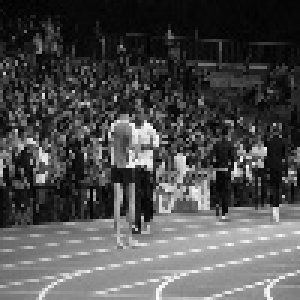
#> input picture CV System/Detecting banano/Negatives/119.jpg, 100 x 100 px, given as the content of the folder ../Captured images/Third Try Dataset (green segment)/, which was not available (shown 3 times larger)
$ python training.py
#> lines starting #> are read from the running program, lines starting #| are printed output that depends on the picture; pictures that were not available may be replaced by others from this repository, and a replacement may not be noted
### CV System/Detecting banano/LocalBinaryPattern.py
import numpy as np
from skimage.feature import local_binary_pattern

class LocalBinaryPatterns:
	def __init__(self, numPoints, radius):
		# store the number of points and radius
		self.numPoints = numPoints
		self.radius = radius
	def describe(self, image, eps=1e-7):
		# compute the Local Binary Pattern representation
		# of the image, and then use the LBP representation
		# to build the histogram of patterns
		lbp = local_binary_pattern(image, self.numPoints,
			self.radius, method="uniform")
		(hist, _) = np.histogram(lbp.ravel(),
			bins=np.arange(0, self.numPoints + 3),
			range=(0, self.numPoints + 2))
		# normalize the histogram
		hist = hist.astype("float")
		hist /= (hist.sum() + eps)
		# return the histogram of Local Binary Patterns
		return hist

### CV System/Detecting banano/training.py
import cv2
import numpy as np
from os import listdir
from os.path import isfile, join
import pandas as pd
from sklearn.model_selection import train_test_split
from sklearn.neighbors import KNeighborsClassifier
from LocalBinaryPattern import LocalBinaryPatterns
from joblib import dump
from sklearn.model_selection import cross_val_score
from sklearn.model_selection import cross_val_predict
from sklearn.metrics import confusion_matrix, precision_score, recall_score, accuracy_score, f1_score, roc_curve
from matplotlib import pyplot as plt
from sklearn.metrics import roc_auc_score

def plot_roc_curve(fpr, tpr, label=None):
    plt.title("ROC Curve")
    plt.plot(fpr, tpr, linewidth=2, label=label)
    plt.plot([0, 1], [0, 1], 'k--')
    plt.axis([0, 1, 0, 1])
    plt.xlabel('False Positive Rate')
    plt.ylabel('True Positive Rate')

def measuringPerformance(name, model, X, y, y_true, y_pred):
    print("Measuring performance of: ", name)
    print("\n")

    # Cross validation score
    print("Cross validation score: ")
    print(cross_val_score(model, X, y, scoring="accuracy"))
    print('\n')

    # Confusion matrix
    y_train_predict = cross_val_predict(model, X, y, cv=3)
    print("Confusion matrix: ")
    print(confusion_matrix(y, y_train_predict))
    print('\n')

    # Precision and Recall
    print("Precision: ")
    print(precision_score(y, y_train_predict))
    print("Recall: ")
    print(recall_score(y, y_train_predict))
    print('\n')

    # Accuracy score
    print("Accuracy: ")
    print(accuracy_score(y_true, y_pred))
    print('\n')

    # F1 score
    print("F1 score: ")
    print(f1_score(y, y_train_predict))

    # ROC curve
    y_probs_rf = cross_val_predict(model, X, y, cv=3, method="predict_proba")
    y_scores_rf = y_probs_rf[:, 1]
    fpr_rf, tpr_rf, thresh_rf = roc_curve(y, y_scores_rf)
    plot_roc_curve(fpr_rf, tpr_rf)
    plt.show()

    # ROC AUC score
    print("ROC AUC score: ")
    print(roc_auc_score(y, y_scores_rf))

def creating_dataset(data_path, label, X, y):
    onlyfiles = [f for f in listdir(data_path) if isfile(join(data_path, f))]

    # Preparing the radius and the no. of points of the LBP descriptor
    radius = 3
    no_points = 8 * radius

    desc = LocalBinaryPatterns(no_points, radius)

    for files in onlyfiles:
        image_path = data_path + files
        images = cv2.imread(image_path, 0)
        images = cv2.resize(images, (150,150))
        hist = desc.describe(images)
        X.append(hist)
        y.append(label)
    return X, y

X, y = [], []
X, y = creating_dataset('../Captured images/Third Try Dataset (green segment)/', 1, X, y)
#> in creating_dataset, images is the input picture: shape (100, 100); min 0, max 251, mean 77.4
#> in creating_dataset, `images = cv2.resize(images, (150,150))`:
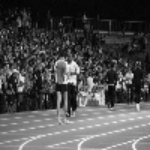
#> images: shape (150, 150); min 2, max 245, mean 77.3
#> in describe, `lbp = local_binary_pattern(image, self.numPoints, self.radius, method=..`:
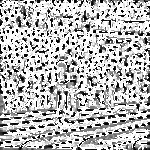
#> lbp: shape (150, 150) float64; min 0, max 25, mean 17.9; drawn with min black and max white
#> in describe, `(hist, _) = np.histogram(lbp.ravel(), bins=np.arange(0, self.numPoints..`: hist = 26 values, max 10234 at index 25, min 201 at index 8, mean 865.4
#> in describe, `hist /= (hist.sum() + eps)`: hist = 26 values, max 0.455 at index 25, min 0.00893 at index 8, mean 0.0385
#> X = 1 item; y = [1]
X, y = creating_dataset('../Captured images/Second Try Dataset (green banana)/', 1, X, y)
#> X = 2 items; y = [1, 1]
X, y = creating_dataset('../Captured images/Fifth Try (green segment without ventilation)/', 1, X, y)
#> X = 3 items; y = [1, 1, 1]
X, y = creating_dataset('./Negatives/', 0, X, y)
#> pass 2 of the loop in creating_dataset, `for files in onlyfiles:`:
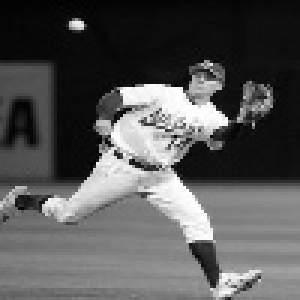
#> input picture CV System/Detecting banano/Negatives/122.jpg, 100 x 100 px (shown 3 times larger)
#> in creating_dataset, images is the input picture: shape (100, 100); min 0, max 255, mean 86.1
#> in creating_dataset (call 4), `images = cv2.resize(images, (150,150))`:
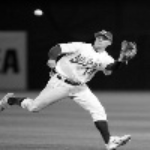
#> images: shape (150, 150); min 1, max 255, mean 86
#> in describe (call 5), `lbp = local_binary_pattern(image, self.numPoints, self.radius, method=..`:
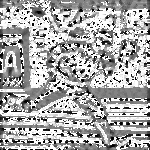
#> lbp: shape (150, 150) float64; min 0, max 25, mean 16.6; drawn with min black and max white
#> in describe (call 5), `(hist, _) = np.histogram(lbp.ravel(), bins=np.arange(0, self.numPoints..`: hist = 26 values, max 7408 at index 25, min 236 at index 18, mean 865.4
#> in describe (call 5), `hist /= (hist.sum() + eps)`: hist = 26 values, max 0.329 at index 25, min 0.0105 at index 18, mean 0.0385
#> pass 3 of the loop in creating_dataset, `for files in onlyfiles:`:
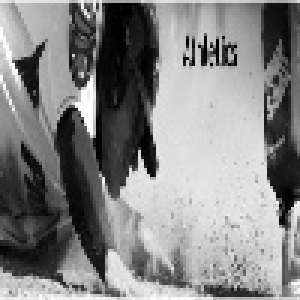
#> input picture CV System/Detecting banano/Negatives/130.jpg, 100 x 100 px (shown 3 times larger)
#> in creating_dataset, images is the input picture: shape (100, 100); min 0, max 255, mean 132.8
#> in creating_dataset (call 4), `images = cv2.resize(images, (150,150))`:
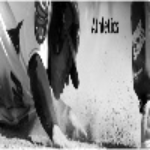
#> images: shape (150, 150); min 0, max 255, mean 132.7
#> in describe (call 6), `lbp = local_binary_pattern(image, self.numPoints, self.radius, method=..`:
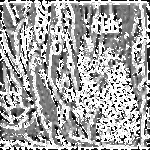
#> lbp: shape (150, 150) float64; min 0, max 25, mean 16.4; drawn with min black and max white
#> in describe (call 6), `(hist, _) = np.histogram(lbp.ravel(), bins=np.arange(0, self.numPoints..`: hist = 26 values, max 7637 at index 25, min 308 at index 6, mean 865.4
#> in describe (call 6), `hist /= (hist.sum() + eps)`: hist = 26 values, max 0.339 at index 25, min 0.0137 at index 6, mean 0.0385
#> the loop made 4 passes; the first 3 are shown

X_train, X_test, y_train, y_test = train_test_split(X, y, test_size=0.33, random_state=42)
print(len(X_train), len(X_test), len(y_train), len(y_test))

clf = KNeighborsClassifier(n_neighbors=3)
clf.fit(X_train, y_train)
clfp = clf.predict(X_test)
print(clfp)
measuringPerformance("KNN", clf, X_train, y_train, y_test, clfp)
#> (the run stopped early here; a loop or call above may not have finished)
